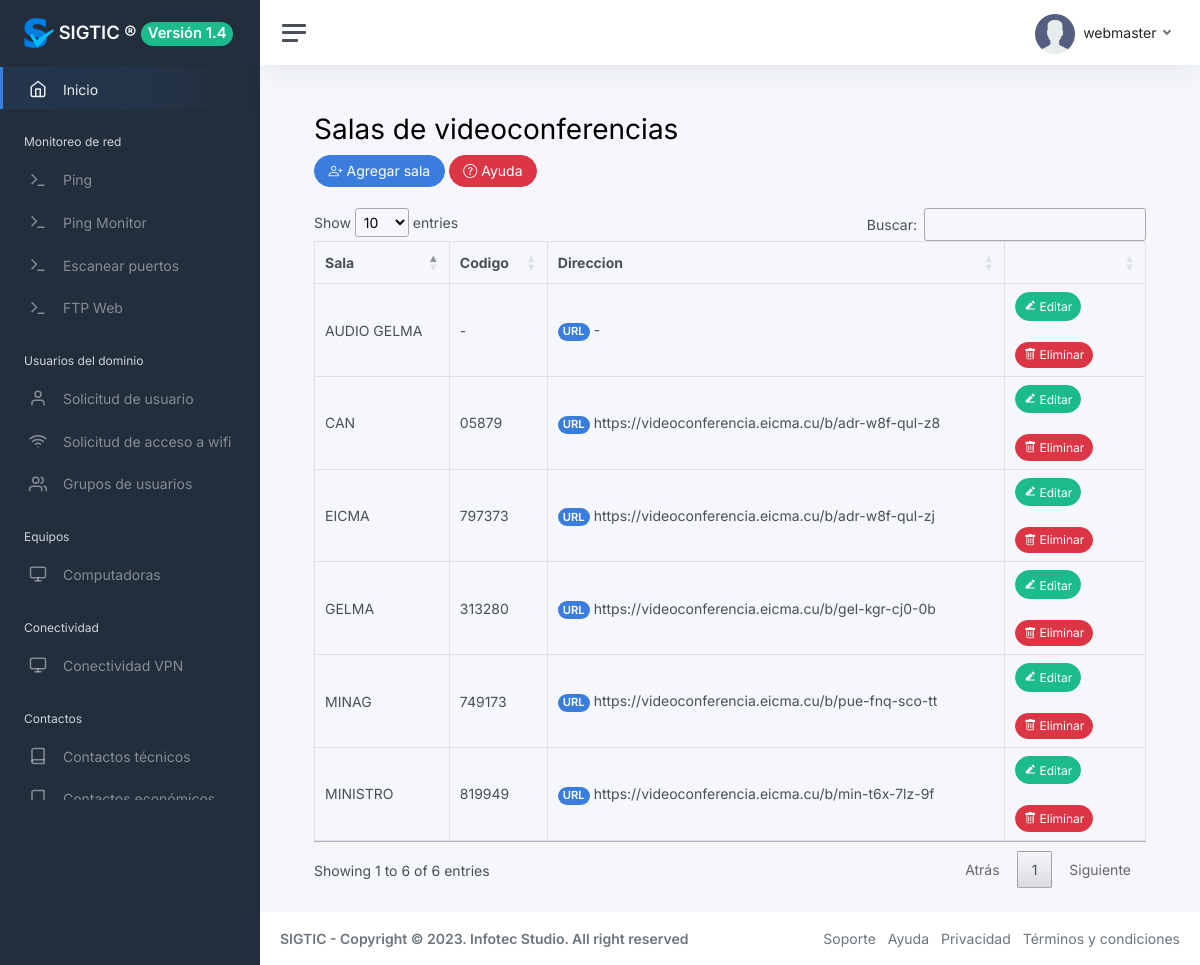
The page /?view=videoroom&opt=all (signed in) on the database its author committed.
### tables this page shows
CREATE TABLE `user` (
  `id` int(11) NOT NULL,
  `name` varchar(50) DEFAULT NULL,
  `lastname` varchar(50) DEFAULT NULL,
  `username` varchar(50) DEFAULT NULL,
  `email` varchar(255) DEFAULT NULL,
  `password` varchar(60) DEFAULT NULL,
  `image` varchar(255) DEFAULT NULL,
  `status` int(11) DEFAULT 1,
  `kind` int(11) DEFAULT 1,
  `created_at` datetime DEFAULT NULL
);

CREATE TABLE `videoroom` (
  `id` int(11) NOT NULL,
  `videoroom` varchar(50) DEFAULT NULL,
  `code` varchar(50) DEFAULT NULL,
  `linkaddress` varchar(50) DEFAULT NULL,
  `created_at` datetime DEFAULT NULL
);

### core/controller/Module.php (called while the page is built)
<?php
class Module {
	public static function loadLayout(){
		include "core/app/layouts/layout.php";
	}
}
?>

### core/controller/Lb.php (called while the page is built, shortened)
<?php
class Lb {
	public function start(){
		include "core/app/init.php";
	}
}
?>

### index.php (called while the page is built, shortened)
<?php
$lb = new Lb();
$lb->start();
?>

### core/controller/Executor.php (called while the page is built, shortened)
<?php
class Executor {
	public static function doit($sql){
		$con = Database::getCon();
		return array($con->query($sql),$con->insert_id);
	}
}
?>

### core/app/model/UserData.php (called while the page is built, shortened)
<?php
class UserData {
	public static $tablename = "user";
	public static function getById($id){
		 $sql = "select * from ".self::$tablename." where id=$id";
		$query = Executor::doit($sql);
		return Model::one($query[0],new UserData());
	}
}
?>

### core/app/model/VideoroomData.php (called while the page is built, shortened)
<?php
class VideoroomData {
	public static $tablename = "videoroom";
	public static function getById($id){
		 $sql = "select * from ".self::$tablename." where id=$id";
		$query = Executor::doit($sql);
		return Model::one($query[0],new VideoroomData());
	}
	public static function getAll(){
		 $sql = "select * from ".self::$tablename;
		$query = Executor::doit($sql);
		return Model::many($query[0],new VideoroomData());
	}
}
?>

### core/controller/Model.php (called while the page is built, shortened)
<?php
class Model {
	public static function many($query,$aclass){
		$cnt = 0;
		$array = array();
		while($r = $query->fetch_array()){
			$array[$cnt] = new $aclass;
			$cnt2=1;
			foreach ($r as $key => $v) {
				if($cnt2>0 && $cnt2%2==0){
					$array[$cnt]->$key = $v;
				}
				$cnt2++;
			}
			$cnt++;
		}
		return $array;
	}
}
?>

### core/app/view/videoroom-view.php (the view, shortened to what this page needs)
<?php
$user= VideoroomData::getById($_SESSION["user_id"]);
if(isset($_GET["opt"]) && $_GET["opt"]=="all"):?>
<section class="container">
<div class="row">
	<div class="col-md-12">
		<h1>Salas de videoconferencias</h1>
<button type="button" class="btn btn-primary rounded-pill bi bi-person-plus" data-bs-toggle="modal" data-bs-target="#exampleModal">
  Agregar sala
</button>
  <button
     class="btn btn-danger rounded-pill bi bi-question-circle"
     data-bs-toggle="tooltip"
     data-bs-placement="bottom"
      title="Para agregar una nueva sala presione el botón (Nueva sala) y complete los campos en el formulario y de clic en el botón Agregar sala."
  >
   Ayuda
 </button>
<br><br>
		<?php
		$users = VideoroomData::getAll();
		if(count($users)>0){
			?>
			<div class="box box-primary">
			<table class="table table-bordered datatable table-hover">
			<thead>
			<th>Sala</th>
			<th>Codigo</th>
      <th>Direccion</th>
			<th></th>
			</thead>
			<?php
			foreach($users as $user){
				?>
				<tr>
				<td><?php echo $user->videoroom; ?></td>
				<td><?php echo $user->code; ?></td>
        <td><span class="badge bg-primary rounded-pill">URL</span> <?php echo $user->linkaddress; ?></td>
				<td style="width:120px;">
				<a href="index.php?view=videoroom&opt=edit&id=<?php echo $user->id;?>" class="btn btn-success btn-sm rounded-pill"><i class="ri ri-edit-2-fill"></i> Editar</a><br><br>
				<a href="index.php?action=videoroom&opt=del&id=<?php echo $user->id;?>" class="btn btn-danger btn-sm rounded-pill"><i class="bi bi-trash"></i> Eliminar</a>
				</td>
				</tr>
				<?php
			}
 echo "</table></div>";
		}else{
			?>
			<p class="alert alert-warning">No hay salas de videoconferencias.</p>
			<?php
		}
		?>
	</div>
</div>
</section>
<?php endif; ?>

### core/app/layouts/layout.php (shortened to what this page needs)
<!DOCTYPE html>
<html lang="es">
<head>
  <link href="assets/vendor/bootstrap/css/bootstrap.min.css" rel="stylesheet">
  <link href="assets/vendor/bootstrap-icons/bootstrap-icons.css" rel="stylesheet">
  <link href="assets/vendor/boxicons/css/boxicons.min.css" rel="stylesheet">
  <link href="assets/vendor/quill/quill.snow.css" rel="stylesheet">
  <link href="assets/vendor/quill/quill.bubble.css" rel="stylesheet">
  <link href="assets/vendor/remixicon/remixicon.css" rel="stylesheet">
  <link href="css/app.css" rel="stylesheet">
  <link rel="stylesheet" type="text/css" href="plugins/datatables/datatables.min.css">
  <link rel="stylesheet" type="text/css" href="plugins/datatables/dataTables.bootstrap5.min.css">
  <link rel="stylesheet" type="text/css" href="plugins/datatables/buttons.bootstrap5.min.css">
  <link href="css/app.css" rel="stylesheet">
</head>
<?php if(!isset($_SESSION["user_id"])):?>
  <main class="d-flex w-100">
		<div class="container d-flex flex-column">
			<div class="row vh-100">
				<div class="col-sm-10 col-md-8 col-lg-6 mx-auto d-table h-100">
					<div class="d-table-cell align-middle">
						<div class="card">
							<div class="card-body">
								<div class="m-sm-4">
									<div class="text-center">
										<img src="img/logo/logo.png" alt="Charles Hall" class="img-fluid rounded-square" width="200" height="200" />
									</div>
									<form method="post" action="./?action=access&opt=login">
										<div class="mb-3">
											<label class="form-label">Usuario</label>
											<input class="form-control form-control-lg"  name="email" placeholder="Introduzca su usuario" />
										</div>
										<div class="mb-3">
											<label class="form-label">Contrseña</label>
											<input class="form-control form-control-lg" type="password" name="password" placeholder="Introduzca su contrseña" />
											<small>
                                           </small>
										</div>
										<div>
										</div>
										<div class="text-center mt-3">
                    <button type="submit" class="btn btn-lg btn-block btn-primary">Aceptar</button>
										</div>
									</form>
								</div>
							</div>
						</div>
					</div>
				</div>
			</div>
		</div>
	</main>
	<footer class="footer mt-auto py-3 bg-light">
  <div class="container">
    <span class="text-muted">SIGTIC - Copyright © 2023. Infotec Studio. All right reserved</span>
  </div>
</footer>
<?php else:?>
<body>
<div class="wrapper">
		<nav id="sidebar" class="sidebar js-sidebar">
			<div class="sidebar-content js-simplebar">
				<a class="sidebar-brand" href="./">
				<img src="img/icons/favicons.png" alt="Charles Hall" class="img-fluid rounded-square" width="30" height="30" /> <span class="align-middle">SIGTIC ®</span> <span class="badge bg-success rounded-pill">Versión 1.4</span></td>
        </a>
				<ul class="sidebar-nav">
        <li class="sidebar-item active">
						<a class="sidebar-link" href="./">
              <i class="align-middle" data-feather="home"></i> <span class="align-middle">Inicio</span>
            </a>
					</li>
<li class="sidebar-header">
						Monitoreo de red
					</li>
					<li class="sidebar-item">
						<a class="sidebar-link" href="./?view=ping&opt=all">
              <i class="align-middle" data-feather="terminal"></i> <span class="align-middle">Ping</span>
            </a>
					</li>
<li class="sidebar-item">
						<a class="sidebar-link" href="./?view=ping-monitor&opt=all">
              <i class="align-middle" data-feather="terminal"></i> <span class="align-middle">Ping Monitor</span>
            </a>
					</li>
<li class="sidebar-item">
						<a class="sidebar-link" href="./?view=portscanner&opt=all">
              <i class="align-middle" data-feather="terminal"></i> <span class="align-middle">Escanear puertos</span>
            </a>
					</li>
<li class="sidebar-item">
						<a class="sidebar-link" href="./?view=upload&opt=all">
              <i class="align-middle" data-feather="terminal"></i> <span class="align-middle">FTP Web</span>
            </a>
					</li>
					<li class="sidebar-header">
						Usuarios del dominio
					</li>
					<li class="sidebar-item">
						<a class="sidebar-link" href="./?view=user_request&opt=all">
              <i class="align-middle" data-feather="user"></i> <span class="align-middle">Solicitud de usuario</span>
            </a>
					</li>
					<li class="sidebar-item">
						<a class="sidebar-link" href="./?view=wifi_request&opt=all">
              <i class="align-middle" data-feather="wifi"></i> <span class="align-middle">Solicitud de acceso a wifi</span>
            </a>
					</li>
					<li class="sidebar-item">
						<a class="sidebar-link" href="./?view=categories&opt=all">
              <i class="align-middle" data-feather="users"></i> <span class="align-middle">Grupos de usuarios</span>
            </a>
					</li>
					<li class="sidebar-header">
						Equipos
					</li>
					<li class="sidebar-item">
						<a class="sidebar-link" href="./?view=computer&opt=all">
              <i class="align-middle" data-feather="monitor"></i> <span class="align-middle">Computadoras</span>
            </a>
					</li>
					<li class="sidebar-header">
						Conectividad
					</li>
					<li class="sidebar-item">
						<a class="sidebar-link" href="./?view=connectivity&opt=all">
              <i class="align-middle" data-feather="monitor"></i> <span class="align-middle">Conectividad VPN</span>
            </a>
					</li>
					<li class="sidebar-header">
						Contactos
					</li>
					<li class="sidebar-item">
						<a class="sidebar-link" href="./?view=contacts_technical&opt=all">
              <i class="align-middle" data-feather="book"></i> <span class="align-middle">Contactos técnicos</span>
            </a>
					</li>
					<li class="sidebar-item">
						<a class="sidebar-link" href="./?view=contacts&opt=all">
              <i class="align-middle" data-feather="book"></i> <span class="align-middle">Contactos económicos</span>
            </a>
					</li>
			</div>
		</nav>
    <div class="main">
    <nav class="navbar navbar-expand navbar-light navbar-bg">
				<a class="sidebar-toggle js-sidebar-toggle">
          <i class="hamburger align-self-center"></i>
        </a>
				<div class="navbar-collapse collapse">
					<ul class="navbar-nav navbar-align">
						<li class="nav-item dropdown">
							<a class="nav-link dropdown-toggle d-none d-sm-inline-block" href="#" data-bs-toggle="dropdown">
                <img src="img/avatars/avatar.png" class="avatar img-fluid rounded me-1" alt="Charles Hall" /> <span class="text-dark"><?php echo Core::$user->username;?></span>
              </a>
						</li>
					</ul>
				</div>
			</nav>
      <main class="content">
        <div class="container-fluid p-0">
          <?php View::load("index");?>
        </div>
      </main>
      <footer class="footer">
				<div class="container-fluid">
					<div class="row text-muted">
						<div class="col-6 text-start">
							<p class="mb-0">
							<strong>SIGTIC - Copyright © 2023. Infotec Studio. All right reserved</strong>
							</p>
						</div>
						<div class="col-6 text-end">
							<ul class="list-inline">
								<li class="list-inline-item">
									<a class="text-muted" href="https://infotecstudio.nat.cu" target="_blank">Soporte</a>
								</li>
								<li class="list-inline-item">
									<a class="text-muted" href="https://infotecstudio.nat.cu" target="_blank">Ayuda</a>
								</li>
								<li class="list-inline-item">
									<a class="text-muted" href="https://infotecstudio.nat.cu" target="_blank">Privacidad</a>
								</li>
								<li class="list-inline-item">
									<a class="text-muted" href="https://infotecstudio.nat.cu" target="_blank">Términos y condiciones</a>
								</li>
							</ul>
						</div>
					</div>
				</div>
</footer>
</body>
<?php endif; ?>
</html>

### rows shown on the page
user: username "webmaster"
videoroom: videoroom "MINISTRO", code "819949", linkaddress "https://videoconferencia.eicma.cu/b/min-t6x-7lz-9f"
videoroom: videoroom "MINAG", code "749173", linkaddress "https://videoconferencia.eicma.cu/b/pue-fnq-sco-tt"
videoroom: videoroom "GELMA", code "313280", linkaddress "https://videoconferencia.eicma.cu/b/gel-kgr-cj0-0b"
videoroom: videoroom "EICMA", code "797373", linkaddress "https://videoconferencia.eicma.cu/b/adr-w8f-qul-zj"
videoroom: videoroom "AUDIO GELMA", code "-", linkaddress "-"
videoroom: videoroom "CAN", code "05879", linkaddress "https://videoconferencia.eicma.cu/b/adr-w8f-qul-z8"
